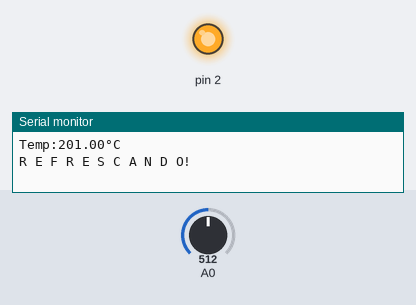
The sketch below on a simulated Arduino Uno, built with avr-gcc and run on an emulated ATmega328P. On the bench: output pins drawn as LEDs (lit = HIGH), the last lines printed to the serial monitor. Inputs (shaded band) come from the test bench; at power-on: A0 = 512.

Above: at 2.0 s.
At 29.5 s:
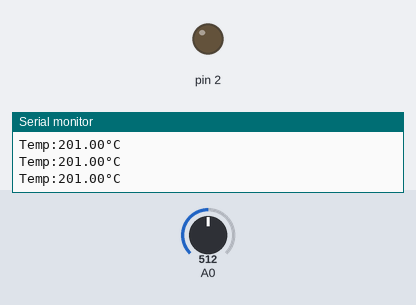
Timing chart, 0 to 71.5 s (numbered marks = the images above):
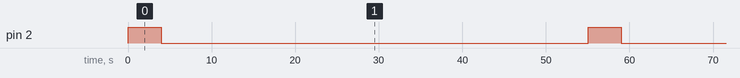

The sketch:

bone_automatizado.ino
```cpp
bool cooldown = false;
float temp_sensor = 0.0;
int tempo_ativo = 4000;
int tempo_espera = 25000;


void setup() {
  // put your setup code here, to run once:
  Serial.begin(9600);
  pinMode(2, OUTPUT);
}

void loop() {
  temp_sensor = map(((analogRead(0) - 20) * 3.04), 0, 1023, -40, 125);
  printTemperatura();
  if (cooldown == true){
    for (int i = 0; i < (tempo_espera / 500); i++){
      temp_sensor = map(((analogRead(0) - 20) * 3.04), 0, 1023, -40, 125);
      printTemperatura();
      delay(1000);
    }
    cooldown = false;
  }
  if (temp_sensor > 34.0 && cooldown == false){
    LigarRele();
  }
  delay(1000);
}

void LigarRele(){
  Serial.println("R E F R E S C A N D O!");
  digitalWrite(2,HIGH);
  delay(tempo_ativo);
  digitalWrite(2,LOW);
  cooldown = true;
  Serial.println("Interrompendo a refrescagem.");
}

void printTemperatura(){
  Serial.print("Temp:");
  Serial.print(temp_sensor);
  Serial.println("°C");
}
```

Measured:
- by itself, pin 2: alternates HIGH for 4.0 s and LOW for 51.0 s
